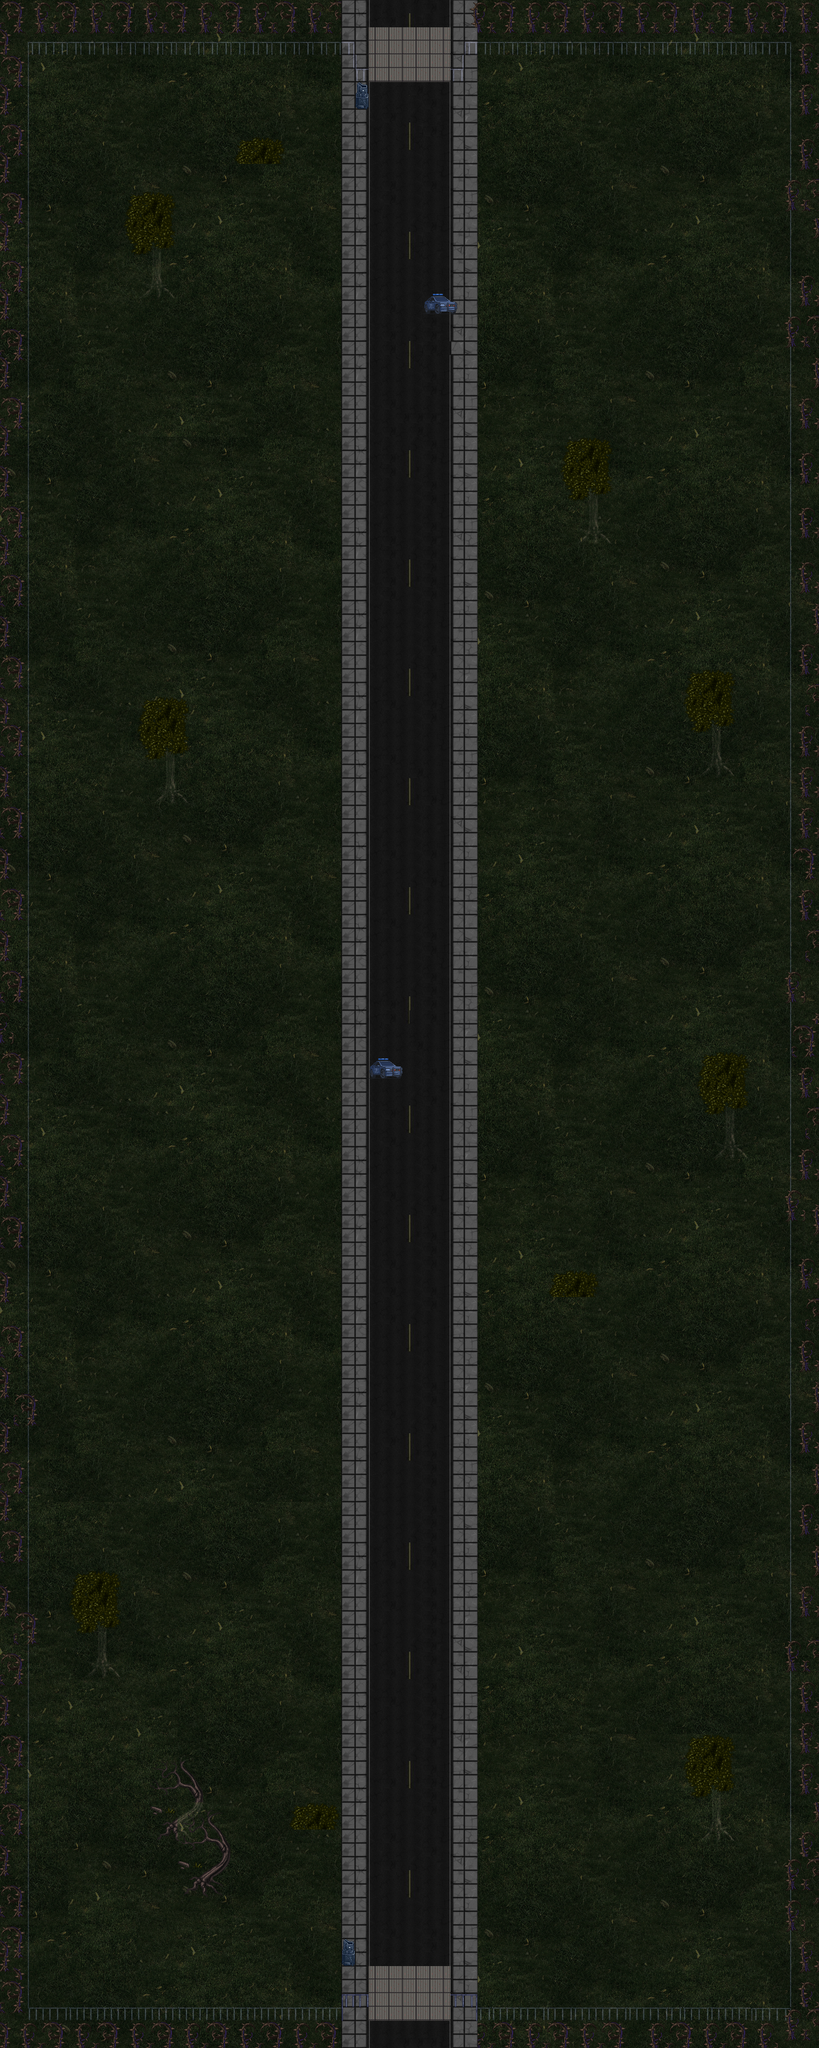

Below is a game level as drawn by its tile map, then a one-line description and the .tmx that defines it (tile-layer data replaced by summaries):
An orthogonal 60x150 tile map with 32x32 px tiles, 3 tile layers (BlockLayer, GroundLayer, ForegroundLayer), 8 tilesets.

<map version="1.0" orientation="orthogonal" renderorder="right-down" width="60" height="150" tilewidth="32" tileheight="32" nextobjectid="1">
 <tileset firstgid="1" name="hyptosis_sprites-and-tiles-for-you" tilewidth="32" tileheight="32" tilecount="900" columns="30">
  <image source="hyptosis_sprites-and-tiles-for-you.png" width="960" height="960" />
 </tileset>
 <tileset firstgid="901" source="preview.tsx" />
 <tileset firstgid="1413" source="tileable-IMG_0062-grey.tsx" />
 <tileset firstgid="2437" name="hyptosis_tile-art-batch-1" tilewidth="32" tileheight="32" tilecount="900" columns="30">
  <image source="hyptosis_tile-art-batch-1.png" width="960" height="960" />
 </tileset>
 <tileset firstgid="3337" name="hyptosis_til-art-batch-2" tilewidth="32" tileheight="32" tilecount="900" columns="30">
  <image source="hyptosis_til-art-batch-2.png" width="960" height="960" />
 </tileset>
 <tileset firstgid="4237" name="hyptosis_tile-art-batch-3" tilewidth="32" tileheight="32" tilecount="900" columns="30">
  <image source="hyptosis_tile-art-batch-3.png" width="960" height="960" />
  <tile id="434">
   <properties>
    <property name="Blocked" value="" />
   </properties>
  </tile>
  <tile id="435">
   <properties>
    <property name="Blocked" value="" />
   </properties>
  </tile>
  <tile id="436">
   <properties>
    <property name="Blocked" value="" />
   </properties>
  </tile>
  <tile id="464">
   <properties>
    <property name="Blocked" value="" />
   </properties>
  </tile>
  <tile id="466">
   <properties>
    <property name="Blocked" value="" />
   </properties>
  </tile>
  <tile id="494">
   <properties>
    <property name="Blocked" value="" />
   </properties>
  </tile>
  <tile id="495">
   <properties>
    <property name="Blocked" value="" />
   </properties>
  </tile>
  <tile id="496">
   <properties>
    <property name="Blocked" value="" />
   </properties>
  </tile>
 </tileset>
 <tileset firstgid="5137" name="hyptosis_tile-art-batch-4" tilewidth="32" tileheight="32" tilecount="900" columns="30">
  <image source="hyptosis_tile-art-batch-4.png" width="960" height="960" />
 </tileset>
 <tileset firstgid="6037" name="hyptosis_tile-art-batch-5" tilewidth="32" tileheight="32" tilecount="722" columns="19">
  <image source="hyptosis_tile-art-batch-5.png" width="636" height="1219" />
 </tileset>
 <layer name="BlockLayer" width="60" height="150">
  <data>[9000 cells, 469 non-empty, 44 distinct tile ids]</data>
 </layer>
 <layer name="GroundLayer" width="60" height="150" opacity="0.55">
  <data>[9000 cells, 9000 non-empty, 895 distinct tile ids]</data>
 </layer>
 <layer name="ForegroundLayer" width="60" height="150">
  <data>[9000 cells, 1013 non-empty, 75 distinct tile ids]</data>
 </layer>
</map>
